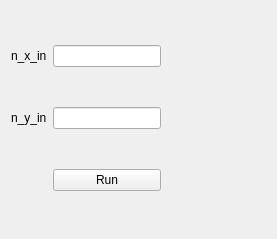
<?xml version="1.0" encoding="UTF-8"?>
<ui version="4.0">
 <class>controls</class>
 <widget class="QWidget" name="controls">
  <property name="geometry">
   <rect>
    <x>0</x>
    <y>0</y>
    <width>277</width>
    <height>239</height>
   </rect>
  </property>
  <property name="windowTitle">
   <string>Form</string>
  </property>
  <layout class="QGridLayout" name="gridLayout">
   <item row="0" column="0">
    <widget class="QLabel" name="n_x_in_label">
     <property name="text">
      <string>n_x_in</string>
     </property>
    </widget>
   </item>
   <item row="2" column="2">
    <widget class="QLineEdit" name="n_y_in_txt"/>
   </item>
   <item row="3" column="2">
    <widget class="QPushButton" name="exec_btn">
     <property name="text">
      <string>Run</string>
     </property>
    </widget>
   </item>
   <item row="0" column="2">
    <widget class="QLineEdit" name="n_x_in_txt"/>
   </item>
   <item row="2" column="0">
    <widget class="QLabel" name="n_x_in_label_2">
     <property name="text">
      <string>n_y_in</string>
     </property>
    </widget>
   </item>
   <item row="2" column="3">
    <spacer name="horizontalSpacer">
     <property name="orientation">
      <enum>Qt::Horizontal</enum>
     </property>
     <property name="sizeHint" stdset="0">
      <size>
       <width>40</width>
       <height>20</height>
      </size>
     </property>
    </spacer>
   </item>
  </layout>
 </widget>
 <resources/>
 <connections/>
</ui>
